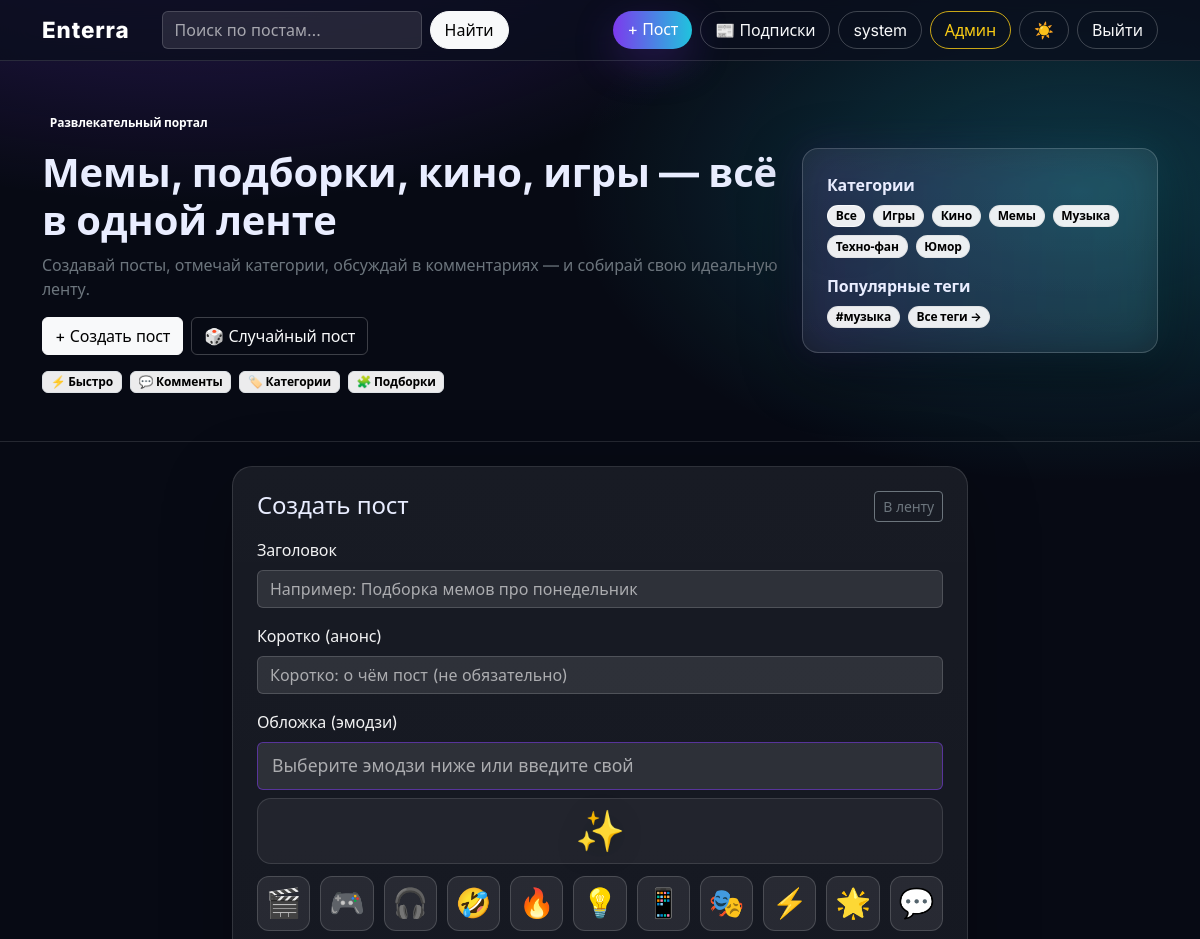
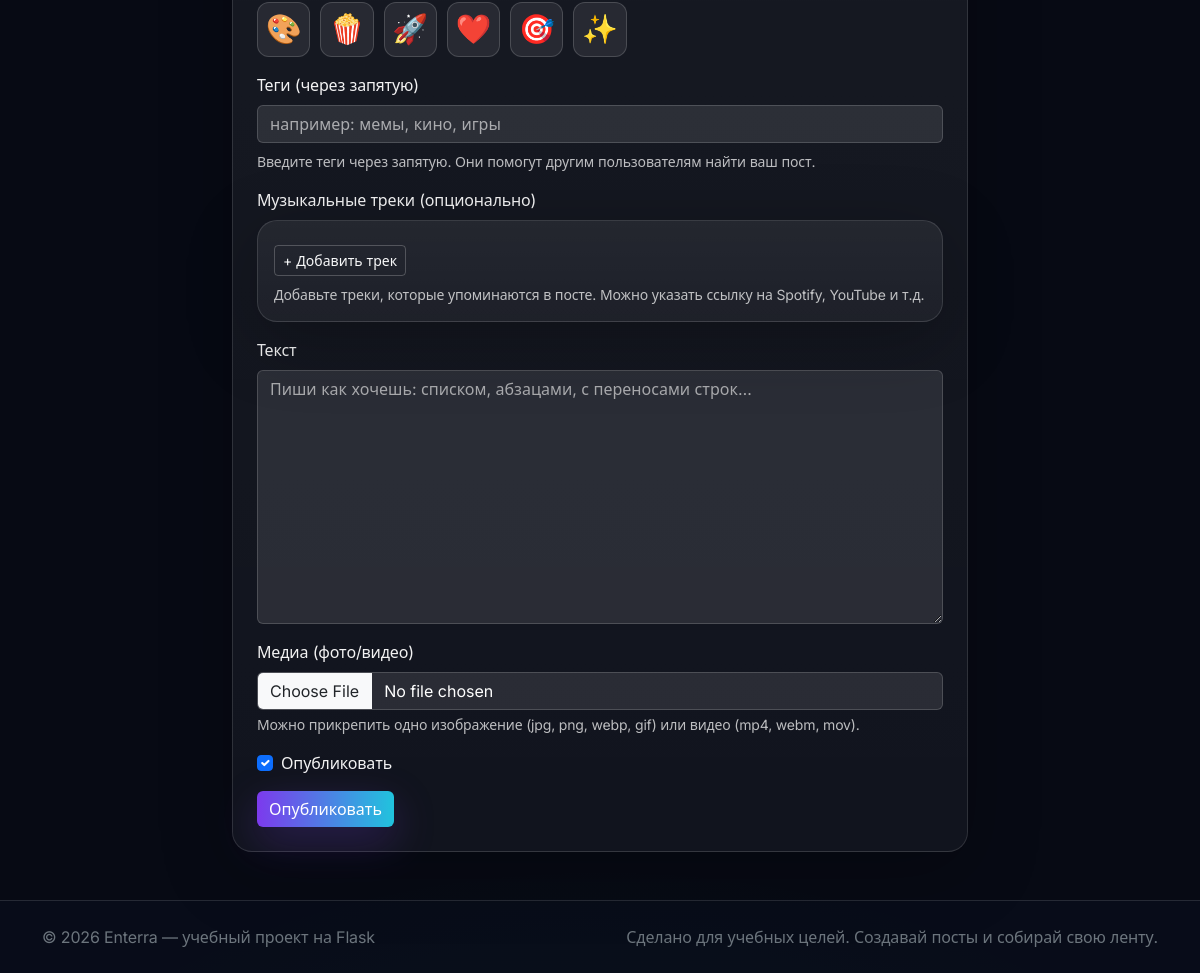
The page /new (signed in) on the database its author committed (2 pictures, top to bottom).
### portal/models.py (models this page shows, shortened)
class User(db.Model, UserMixin):
    id = db.Column(db.Integer, primary_key=True)
    username = db.Column(db.String(32), unique=True, nullable=False, index=True)
    email = db.Column(db.String(255), unique=True, nullable=False, index=True)
    password_hash = db.Column(db.String(255), nullable=False)
    is_admin = db.Column(db.Boolean, default=False, nullable=False)
    created_at = db.Column(db.DateTime, default=lambda: datetime.now(timezone.utc), nullable=False)
    avatar_path = db.Column(db.String(255), nullable=True)
    bio = db.Column(db.String(500), nullable=True)
    is_private = db.Column(db.Boolean, default=False, nullable=False)
    theme_preference = db.Column(db.String(16), default="dark", nullable=False)  # dark, light, auto
    posts = db.relationship("Post", backref="author", lazy=True, cascade="all, delete-orphan")
    comments = db.relationship("Comment", backref="author", lazy=True, cascade="all, delete-orphan")
    likes = db.relationship("PostLike", backref="user", lazy=True, cascade="all, delete-orphan")
    achievements = db.relationship("UserAchievement", backref="user", lazy=True, cascade="all, delete-orphan")
    quiz_results = db.relationship("QuizResult", backref="user", lazy=True, cascade="all, delete-orphan")
    following = db.relationship(
        "Follow",
        foreign_keys="Follow.follower_id",
        backref="follower",
        lazy="dynamic",
        cascade="all, delete-orphan",
    )
    followers = db.relationship(
        "Follow",
        foreign_keys="Follow.followed_id",
        backref="followed",
        lazy="dynamic",
        cascade="all, delete-orphan",
    )

class Category(db.Model):
    id = db.Column(db.Integer, primary_key=True)
    slug = db.Column(db.String(64), unique=True, nullable=False, index=True)
    title = db.Column(db.String(64), unique=True, nullable=False)

class Tag(db.Model):
    id = db.Column(db.Integer, primary_key=True)
    name = db.Column(db.String(32), unique=True, nullable=False, index=True)
    slug = db.Column(db.String(32), unique=True, nullable=False, index=True)
    created_at = db.Column(db.DateTime, default=lambda: datetime.now(timezone.utc), nullable=False)

### portal/routes.py (the view, shortened to what this page needs)
@bp.route("/new", methods=["GET", "POST"])
@login_required
def post_new():
    form = PostForm()
    return render_template("post_edit.html", form=form, mode="new")

### portal/templates/post_edit.html (shortened to what this page needs)
{% extends "base.html" %}
{% from "_macros.html" import render_field %}
{% block content %}
  <div class="row justify-content-center mt-4">
    <div class="col-lg-8">
      <div class="portal-panel p-3 p-lg-4">
        <div class="d-flex justify-content-between align-items-center">
          <div class="h4 mb-0">{% if mode == "new" %}Создать пост{% else %}Редактировать пост{% endif %}</div>
          <a class="btn btn-sm btn-outline-secondary" href="{{ url_for('main.index') }}">В ленту</a>
        </div>
        <form method="post" class="mt-3" enctype="multipart/form-data">
          {{ render_field(form.title, "Например: Подборка мемов про понедельник") }}
          {{ render_field(form.summary, "Коротко: о чём пост (не обязательно)") }}
          <div class="mb-3">
            <label class="form-label" for="{{ form.cover_emoji.id }}">{{ form.cover_emoji.label.text }}</label>
            <div class="emoji-picker-container">
              <input type="text"
                     class="form-control emoji-input"
                     id="{{ form.cover_emoji.id }}"
                     name="{{ form.cover_emoji.name }}"
                     value="{{ form.cover_emoji.data or '' }}"
                     placeholder="Выберите эмодзи ниже или введите свой"
                     maxlength="8">
              <div class="emoji-preview mt-2 mb-2">
                <span class="emoji-display">{% if form.cover_emoji.data %}{{ form.cover_emoji.data }}{% else %}✨{% endif %}</span>
              </div>
              <div class="emoji-grid">
                <button type="button" class="emoji-btn" data-emoji="🎬" title="Кино">🎬</button>
                <button type="button" class="emoji-btn" data-emoji="🎮" title="Игры">🎮</button>
                <button type="button" class="emoji-btn" data-emoji="🎧" title="Музыка">🎧</button>
                <button type="button" class="emoji-btn" data-emoji="🤣" title="Смешно">🤣</button>
                <button type="button" class="emoji-btn" data-emoji="🔥" title="Горячее">🔥</button>
                <button type="button" class="emoji-btn" data-emoji="💡" title="Идея">💡</button>
                <button type="button" class="emoji-btn" data-emoji="📱" title="Технологии">📱</button>
                <button type="button" class="emoji-btn" data-emoji="🎭" title="Искусство">🎭</button>
                <button type="button" class="emoji-btn" data-emoji="⚡" title="Быстро">⚡</button>
                <button type="button" class="emoji-btn" data-emoji="🌟" title="Звезда">🌟</button>
                <button type="button" class="emoji-btn" data-emoji="💬" title="Обсуждение">💬</button>
                <button type="button" class="emoji-btn" data-emoji="🎨" title="Дизайн">🎨</button>
                <button type="button" class="emoji-btn" data-emoji="🍿" title="Развлечения">🍿</button>
                <button type="button" class="emoji-btn" data-emoji="🚀" title="Новое">🚀</button>
                <button type="button" class="emoji-btn" data-emoji="❤️" title="Сердце">❤️</button>
                <button type="button" class="emoji-btn" data-emoji="🎯" title="Цель">🎯</button>
                <button type="button" class="emoji-btn" data-emoji="✨" title="Волшебство">✨</button>
              </div>
            </div>
          </div>
          <div class="mb-3">
            <label class="form-label" for="{{ form.tags.id }}">{{ form.tags.label.text }}</label>
            {{ form.tags(class_="form-control", placeholder="например: мемы, кино, игры", id="tags-input") }}
            <div class="form-text">Введите теги через запятую. Они помогут другим пользователям найти ваш пост.</div>
          </div>
          <div class="mb-3">
            <label class="form-label">Музыкальные треки (опционально)</label>
            <div class="portal-panel p-3">
              <button type="button" class="btn btn-sm btn-outline-light mt-2" id="add-track-btn">+ Добавить трек</button>
              <div class="form-text mt-2">Добавьте треки, которые упоминаются в посте. Можно указать ссылку на Spotify, YouTube и т.д.</div>
            </div>
          </div>
          <div class="mb-3">
            <label class="form-label" for="{{ form.body.id }}">{{ form.body.label.text }}</label>
            <textarea id="editor" name="{{ form.body.name }}" class="form-control" rows="10" placeholder="Пиши как хочешь: списком, абзацами, с переносами строк…">{{ form.body.data or '' }}</textarea>
          </div>
          <div class="mb-3">
            <label class="form-label" for="{{ form.media.id }}">{{ form.media.label.text }}</label>
            {{ form.media(class_="form-control") }}
            <div class="form-text">
              Можно прикрепить одно изображение (jpg, png, webp, gif) или видео (mp4, webm, mov).
            </div>
          </div>
          <div class="form-check mb-3">
            {{ form.is_published(class_="form-check-input") }}
            <label class="form-check-label" for="{{ form.is_published.id }}">{{ form.is_published.label.text }}</label>
          </div>
          <button class="btn btn-primary">{% if mode == "new" %}Опубликовать{% else %}Сохранить{% endif %}</button>
        </form>
      </div>
    </div>
  </div>
{% endblock %}

### portal/templates/base.html (shortened to what this page needs)
<!doctype html>
<html lang="ru">
  <head>
    <link href="https://cdn.jsdelivr.net/npm/bootstrap@5.3.3/dist/css/bootstrap.min.css" rel="stylesheet">
    <link rel="stylesheet" href="{{ url_for('static', filename='css/app.css') }}">
  </head>
  <body>
    <nav class="navbar navbar-expand-lg navbar-dark sticky-top portal-nav">
      <div class="container">
        <a class="navbar-brand fw-extrabold" href="{{ url_for('main.index') }}">Enterra</a>
        <div class="collapse navbar-collapse" id="nav">
          <form class="d-flex ms-lg-3 me-lg-auto mt-3 mt-lg-0" method="post" action="{{ url_for('main.search') }}">
            <input class="form-control me-2 portal-search" name="q" placeholder="Поиск по постам…" value="{{ q or '' }}">
            <button class="btn btn-light">Найти</button>
          </form>
          <div class="d-flex gap-2 mt-3 mt-lg-0">
            {% if current_user.is_authenticated %}
              <a class="btn btn-primary" href="{{ url_for('main.post_new') }}">+ Пост</a>
              <a class="btn btn-outline-light" href="{{ url_for('main.following_feed') }}">📰 Подписки</a>
              <a class="btn btn-outline-light" href="{{ url_for('main.profile', username=current_user.username) }}">{{ current_user.username }}</a>
              {% if current_user.is_admin %}
                <a class="btn btn-outline-warning" href="{{ url_for('main.admin') }}">Админ</a>
              {% endif %}
              <form method="post" action="{{ url_for('main.toggle_theme') }}" class="d-inline">
                <button class="btn btn-outline-light" type="submit" title="Переключить тему">
                  {% if current_user.theme_preference == 'light' %}🌙{% else %}☀️{% endif %}
                </button>
              </form>
              <form method="post" action="{{ url_for('main.logout') }}">
                <button class="btn btn-outline-light" type="submit">Выйти</button>
              </form>
            {% else %}
              <a class="btn btn-outline-light" href="{{ url_for('main.login') }}">Войти</a>
              <a class="btn btn-light" href="{{ url_for('main.register') }}">Регистрация</a>
            {% endif %}
          </div>
        </div>
      </div>
    </nav>
    <header class="portal-hero">
      <div class="container py-4 py-lg-5">
        <div class="row align-items-center g-4">
          <div class="col-lg-8">
            <div class="badge text-bg-dark-subtle mb-3">Развлекательный портал</div>
            <h1 class="display-6 fw-bold mb-2">Мемы, подборки, кино, игры — всё в одной ленте</h1>
            <div class="text-secondary">Создавай посты, отмечай категории, обсуждай в комментариях — и собирай свою идеальную ленту.</div>
            {% if current_user.is_authenticated %}
            <div class="d-flex gap-2 mt-3">
              <a class="btn btn-light" href="{{ url_for('main.post_new') }}">+ Создать пост</a>
              <a class="btn btn-outline-light" href="{{ url_for('main.random_post') }}">🎲 Случайный пост</a>
            </div>
            {% endif %}
            <div class="d-flex flex-wrap gap-2 mt-3">
              <span class="badge text-bg-light border">⚡ Быстро</span>
              <span class="badge text-bg-light border">💬 Комменты</span>
              <span class="badge text-bg-light border">🏷️ Категории</span>
              <span class="badge text-bg-light border">🧩 Подборки</span>
            </div>
          </div>
          <div class="col-lg-4">
            <div class="portal-cats portal-glow p-3 p-lg-4">
              <div class="fw-bold mb-2">Категории</div>
              <div class="d-flex flex-wrap gap-2">
                <a class="badge rounded-pill text-bg-light portal-pill {% if not active_category %}active{% endif %}" href="{{ url_for('main.index') }}">Все</a>
                {% for c in all_categories %}
                  <a class="badge rounded-pill text-bg-light portal-pill {% if active_category == c.slug %}active{% endif %}" href="{{ url_for('main.index', category=c.slug) }}">{{ c.title }}</a>
                {% endfor %}
              </div>
              {% if popular_tags %}
                <div class="fw-bold mb-2 mt-3">Популярные теги</div>
                <div class="d-flex flex-wrap gap-2">
                  {% for tag in popular_tags[:10] %}
                    <a class="badge rounded-pill text-bg-light portal-pill" href="{{ url_for('main.index', tag=tag.slug) }}">#{{ tag.name }}</a>
                  {% endfor %}
                  <a class="badge rounded-pill text-bg-light portal-pill" href="{{ url_for('main.tags_cloud') }}">Все теги →</a>
                </div>
              {% endif %}
            </div>
          </div>
        </div>
      </div>
    </header>
    <main class="container pb-5">
      {% block content %}{% endblock %}
    </main>
    <footer class="portal-footer">
      <div class="container py-4 d-flex flex-column flex-md-row gap-2 justify-content-between">
        <div class="text-secondary">© {{ 2026 }} Enterra — учебный проект на Flask</div>
        <div class="text-secondary">Сделано для учебных целей. Создавай посты и собирай свою ленту.</div>
      </div>
    </footer>
  </body>
</html>

### rows shown on the page
User: username "system"
Category: title "Игры"
Category: title "Кино"
Category: title "Мемы"
Category: title "Музыка"
Category: title "Техно‑фан"
Category: title "Юмор"
Tag: name "музыка"

### other values the page prints
{{ field.label.text }} "Заголовок Коротко (анонс)"
{{ 2026 }} "2026"
